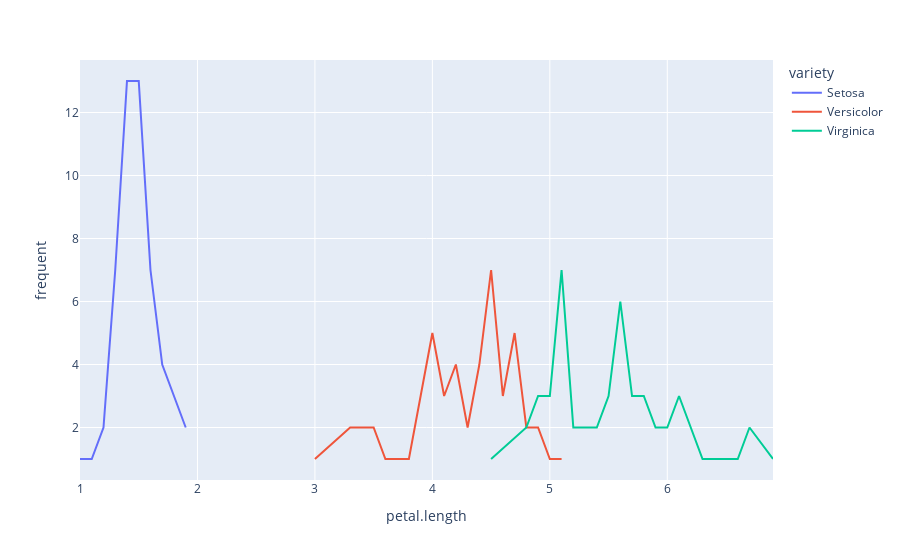

Notebook cell for this chart:
### Code cell
# c. Visualize petal.length

df_pt = df.groupby(['variety', 'petal.length'])['petal.length'].count().reset_index(name='frequent')
print(df_pt)
fig =px.line(df_pt, x = "petal.length", y="frequent", color ="variety")
fig.show()

### Figure 1 — Plotly figure (JSON) as saved in the notebook; plotly's stock layout.template omitted (floating-point values rounded to 4 significant figures)
{"data": [{"hovertemplate": "variety=Setosa<br>petal.length=%{x}<br>frequent=%{y}<extra></extra>", "legendgroup": "Setosa", "line": {"color": "#636efa", "dash": "solid"}, "marker": {"symbol": "circle"}, "mode": "lines", "name": "Setosa", "orientation": "v", "showlegend": true, "type": "scatter", "x": [1, 1.1, 1.2, 1.3, 1.4, 1.5, 1.6, 1.7, 1.9], "xaxis": "x", "y": [1, 1, 2, 7, 13, 13, 7, 4, 2], "yaxis": "y"}, {"hovertemplate": "variety=Versicolor<br>petal.length=%{x}<br>frequent=%{y}<extra></extra>", "legendgroup": "Versicolor", "line": {"color": "#EF553B", "dash": "solid"}, "marker": {"symbol": "circle"}, "mode": "lines", "name": "Versicolor", "orientation": "v", "showlegend": true, "type": "scatter", "x": [3, 3.3, 3.5, 3.6, 3.7, 3.8, 3.9, 4, 4.1, 4.2, 4.3, 4.4, 4.5, 4.6, 4.7, 4.8, 4.9, 5, 5.1], "xaxis": "x", "y": [1, 2, 2, 1, 1, 1, 3, 5, 3, 4, 2, 4, 7, 3, 5, 2, 2, 1, 1], "yaxis": "y"}, {"hovertemplate": "variety=Virginica<br>petal.length=%{x}<br>frequent=%{y}<extra></extra>", "legendgroup": "Virginica", "line": {"color": "#00cc96", "dash": "solid"}, "marker": {"symbol": "circle"}, "mode": "lines", "name": "Virginica", "orientation": "v", "showlegend": true, "type": "scatter", "x": [4.5, 4.8, 4.9, 5, 5.1, 5.2, 5.3, 5.4, 5.5, 5.6, 5.7, 5.8, 5.9, 6, 6.1, 6.3, 6.4, 6.6, 6.7, 6.9], "xaxis": "x", "y": [1, 2, 3, 3, 7, 2, 2, 2, 3, 6, 3, 3, 2, 2, 3, 1, 1, 1, 2, 1], "yaxis": "y"}], "layout": {"legend": {"title": {"text": "variety"}, "tracegroupgap": 0}, "margin": {"t": 60}, "xaxis": {"anchor": "y", "domain": [0, 1], "title": {"text": "petal.length"}}, "yaxis": {"anchor": "x", "domain": [0, 1], "title": {"text": "frequent"}}}}
